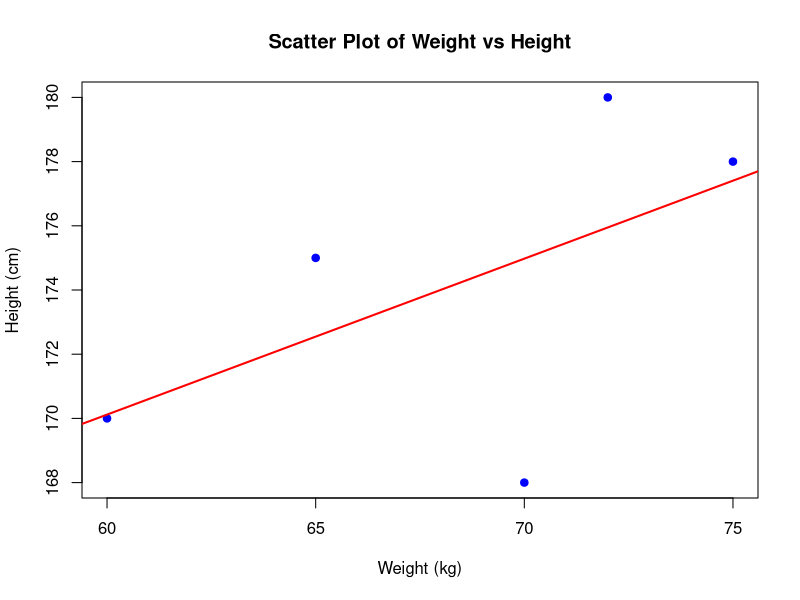

The R script that drew this image:
# Sample data: Weight (kg) and Height (cm)
weight <- c(60, 65, 70, 72, 75)
height <- c(170, 175, 168, 180, 178)

# Create a scatter plot
plot(weight, height, main="Scatter Plot of Weight vs Height", 
     xlab="Weight (kg)", ylab="Height (cm)", 
     col="blue", pch=19)

# Add a trend line (optional)
abline(lm(height ~ weight), col="red", lwd=2)
